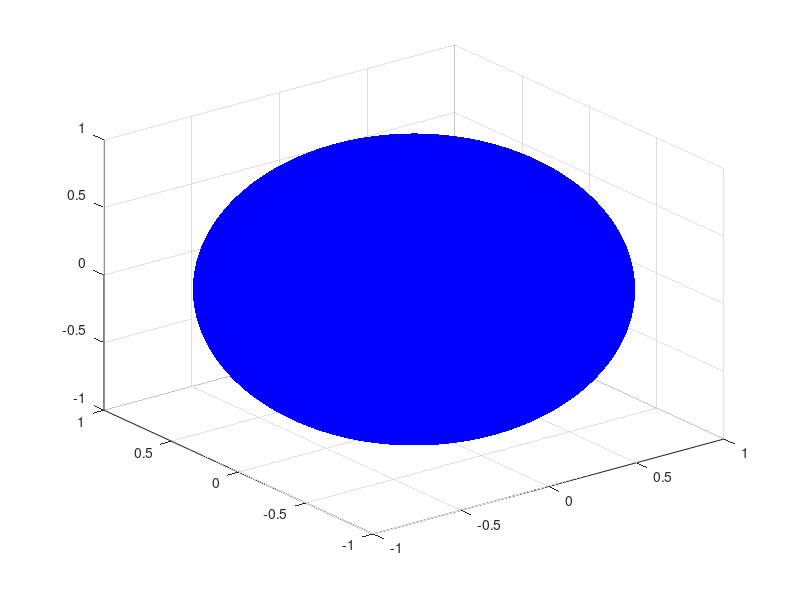

Write MATLAB code to recreate this figure.
function plot_sphere(radius,cent,fig,col,npts,handleVis)
% function pltsphere(radius,cent,fig,col,npts)
if nargin < 6   handleVis = 'off';   end
if nargin < 5   npts    = 500;       end
if nargin < 4   col     = 'b';      end
if nargin < 3   fig     = 1;        end
if nargin < 2   cent    = [0;0;0];  end
if nargin < 1   radius  = 1;        end

% generate default sphere
[x,y,z] = sphere(npts);

% scale sphere
x       = x * radius;
y       = y * radius;
z       = z * radius;

% offset sphere
x       = x + cent(1);
y       = y + cent(2);
z       = z + cent(3);

% plot sphere
figure(fig)
surf(x,y,z,'FaceColor',col,'EdgeColor','none','HandleVisibility',handleVis)

%Changelog
%Date           Programmer              Action
%08/22/2019     Jared T. Blanchard      File created from pltsphere